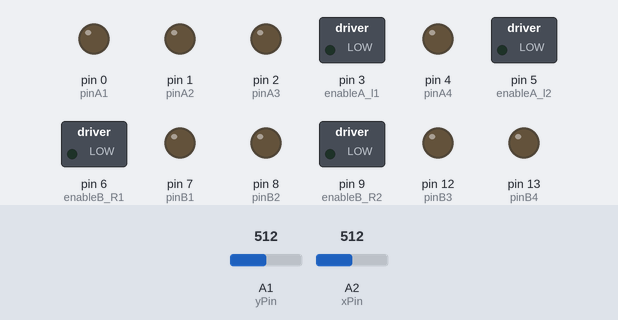
Bench run of a sketch on a simulated Arduino Uno, built with avr-gcc and run on an emulated ATmega328P. On the bench: switched loads named in the sketch (green lamp = pin HIGH), output pins drawn as LEDs (lit = HIGH). Inputs (shaded band) come from the test bench; at power-on: A1 (yPin) = 512, A2 (xPin) = 512.

Above: at 1.2 s.
1.3 s: A1 (yPin) set to 492
At 2.0 s:
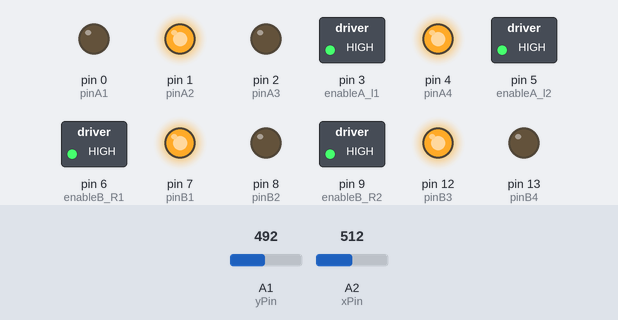
2.8 s: A2 (xPin) set to 496
At 3.2 s:
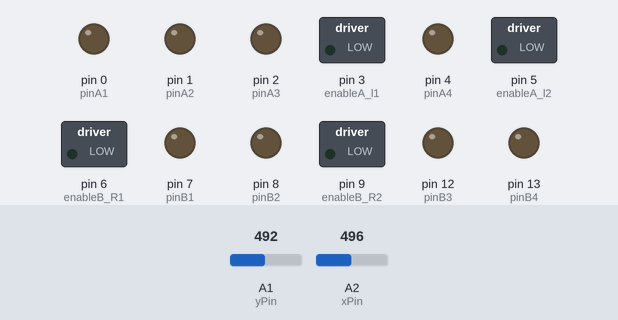
4.3 s: A1 (yPin) set to 510
At 5.5 s:
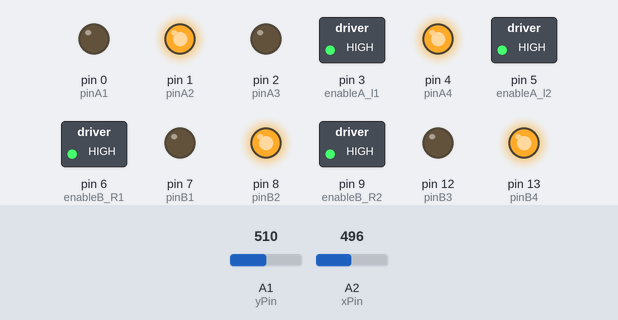
5.8 s: A1 (yPin) set to 160
At 6.6 s:
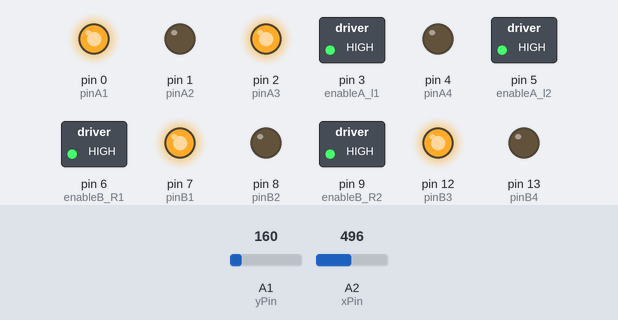
7.3 s: A1 (yPin) set to 186
At 7.8 s:
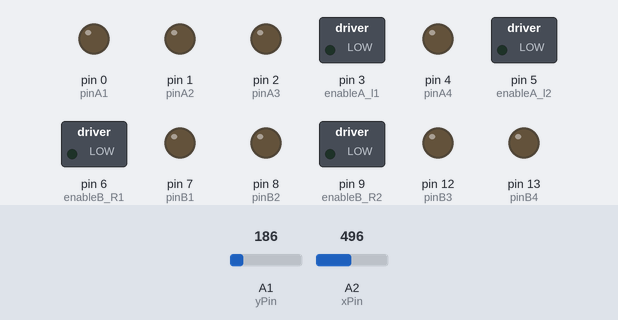
8.8 s: A2 (xPin) set to 160
At 10.1 s:
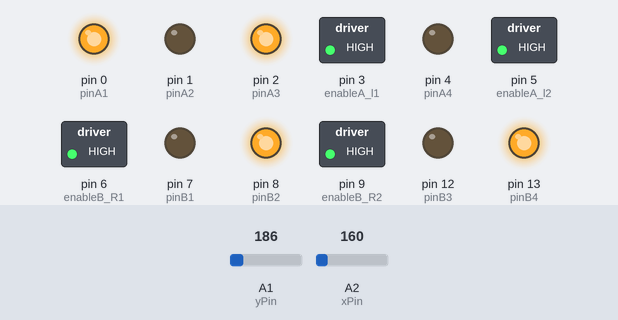
Timing chart, 0 to 11.3 s (numbered marks = the images above; inputs shaded):
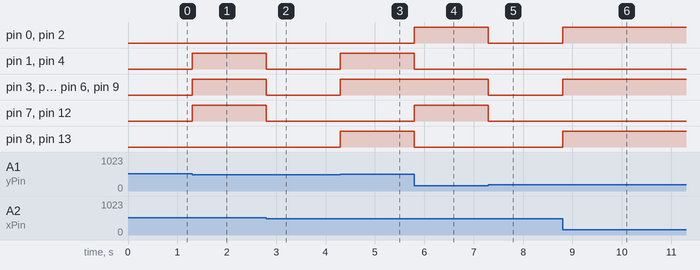

The sketch:

base2.ino
```cpp
//Motor A pins"left motors"
#define enableA_l1   3
#define enableA_l2   5
#define pinA1   0  // reverse 1
#define pinA2   1  // forword 1
#define pinA3   2  // revesr 2
#define pinA4   4  // forword 2

//Motor B pins"right motors"
#define enableB_R1   6
#define enableB_R2   9
#define pinB1   7
#define pinB2   8
#define pinB3   12
#define pinB4   13
//joystick

int x_axis = 0 ;
int y_axis = 0 ;
#define yPin   A1
#define xPin   A2
int xPosition = 0;
int yPosition = 0;
/*
const int s0 = 8;
const int s1 = 7;
const int s2 = 12;
const int s3 = 13;
const int out = 5;
// LED pins connected to Arduino
int redLed = 52;
int greenLed = 50;
int blueLed = 51;
// Variables
int red = 0;
int green = 0;
int blue = 0;
*/

void setup() {
 pinMode(enableA_l1, OUTPUT);
 pinMode(enableA_l2, OUTPUT);
 pinMode(pinA1, OUTPUT);
 pinMode(pinA2, OUTPUT);
 pinMode(pinA3, OUTPUT);
 pinMode(pinA4, OUTPUT);
 pinMode(enableB_R1, OUTPUT);
 pinMode(enableB_R2, OUTPUT);
 pinMode(pinB1, OUTPUT);
 pinMode(pinB2, OUTPUT);
 pinMode(pinB3, OUTPUT);
 pinMode(pinB4, OUTPUT);
 pinMode(xPin, INPUT);
 pinMode(yPin, INPUT);
 /*
 pinMode(s0, OUTPUT);
  pinMode(s1, OUTPUT);
  pinMode(s2, OUTPUT);
  pinMode(s3, OUTPUT);
  pinMode(out, INPUT);
  pinMode(redLed, OUTPUT);
  pinMode(greenLed, OUTPUT);
  pinMode(blueLed, OUTPUT);
  digitalWrite(s0, HIGH);
  digitalWrite(s1, HIGH);
  */
 }

 void loop() {
joystick();

if (y_axis==1 && x_axis==0)
  Forward();
/*else if (y_axis==1 && x_axis==1)
    forwardRight();
else if (y_axis ==1 && x_axis==-1)
    forwardLeft();*/
else if (y_axis ==0 && x_axis==1)
  turnRight();
else if (y_axis==-1 && x_axis==0)
  Backward();
else if (x_axis==-1 && y_axis==0)
  turnLeft();
else motorCoast();
/*else if (x_axis==1 && y_axis ==-1)
    backwardRight();
else if (y_axis ==-1 && x_axis==-1)
    backwardLeft();*/


/*
color();
 if (red < blue && red < green && red < 20)
  {

   digitalWrite(redLed, HIGH); // Turn RED LED ON
   digitalWrite(greenLed, LOW);
   digitalWrite(blueLed, LOW);
  }

  else if (blue < red && blue < green)
  {

   digitalWrite(redLed, LOW);
   digitalWrite(greenLed, LOW);
   digitalWrite(blueLed, HIGH); // Turn BLUE LED ON
  }

  else if (green < red && green < blue)
  {

   digitalWrite(redLed, LOW);
   digitalWrite(greenLed, HIGH); // Turn GREEN LED ON
   digitalWrite(blueLed, LOW);
  }
  else{

  }
  delay(300);
  digitalWrite(redLed, LOW);
  digitalWrite(greenLed, LOW);
  digitalWrite(blueLed, LOW);


*/

}
 /*
void color()
{
  digitalWrite(s2, LOW);
  digitalWrite(s3, LOW);
  //count OUT, pRed, RED
  red = pulseIn(out, digitalRead(out) == HIGH ? LOW : HIGH);
  digitalWrite(s3, HIGH);
  //count OUT, pBLUE, BLUE
  blue = pulseIn(out, digitalRead(out) == HIGH ? LOW : HIGH);
  digitalWrite(s2, HIGH);
  //count OUT, pGreen, GREEN
  green = pulseIn(out, digitalRead(out) == HIGH ? LOW : HIGH);
}
 */
 //motor A controls
void Forward()
{
 digitalWrite(pinA1, 0);  // reverse 1
 digitalWrite(pinA2, 1);  // forword 1
 digitalWrite(pinA3, 0);  // reverse 2
 digitalWrite(pinA4, 1);  // forword 2
 digitalWrite(pinB1, 0);  // reverse 1
 digitalWrite(pinB2, 1);
 digitalWrite(pinB3, 0);
 digitalWrite(pinB4, 1);

 analogWrite(enableA_l1, 255);
 analogWrite(enableA_l2, 255);
 analogWrite(enableB_R1, 255);
 analogWrite(enableB_R2, 255);
}

void Backward()
{
 digitalWrite(pinA1, 1);
 digitalWrite(pinA2, 0);
 digitalWrite(pinA3, 1);
 digitalWrite(pinA4, 0);
 digitalWrite(pinB1, 1);
 digitalWrite(pinB2, 0);
 digitalWrite(pinB3, 1);
 digitalWrite(pinB4, 0);
 analogWrite(enableA_l1, 255);
 analogWrite(enableA_l2, 255);
 analogWrite(enableB_R1, 255);
 analogWrite(enableB_R2, 255);
}

void turnLeft()
{
 digitalWrite(pinA1, 1);
 digitalWrite(pinA2, 0);
 digitalWrite(pinA3, 1);
 digitalWrite(pinA4, 0);
 digitalWrite(pinB1, 0);
 digitalWrite(pinB2, 1);
 digitalWrite(pinB3, 0);
 digitalWrite(pinB4, 1);
 analogWrite(enableA_l1, 255);
 analogWrite(enableA_l2, 255);
 analogWrite(enableB_R1, 255);
 analogWrite(enableB_R2, 255);
}


void turnRight()
{
 digitalWrite(pinA1, 0);
 digitalWrite(pinA2, 1);
 digitalWrite(pinA3, 0);
 digitalWrite(pinA4, 1);
 digitalWrite(pinB1, 1);
 digitalWrite(pinB2, 0);
 digitalWrite(pinB3, 1);
 digitalWrite(pinB4, 0);
 analogWrite(enableA_l1, 255);
 analogWrite(enableA_l2, 255);
 analogWrite(enableB_R1, 255);
 analogWrite(enableB_R2, 255);
}


void forwardRight (){
  digitalWrite(pinA1, 0);
  digitalWrite(pinA2, 1);
  digitalWrite(pinB1, 0);
  digitalWrite(pinB2, 1);
  analogWrite(enableA_l1 ,255);
  analogWrite(enableA_l2 ,255);
  analogWrite(enableB_R1 ,128);
  analogWrite(enableB_R2 ,128);
}

void forwardLeft (){
  digitalWrite(pinA1, 0);
  digitalWrite(pinA2, 1);
  digitalWrite(pinB1, 0);
  digitalWrite(pinB2, 1);
  analogWrite(enableA_l1 ,128);
  analogWrite(enableA_l2 ,128);
  analogWrite(enableB_R1 ,255);
  analogWrite(enableB_R2 ,255);
}

void backwardRight (){
  digitalWrite(pinA1, 1);
  digitalWrite(pinA2, 0);
  digitalWrite(pinB1, 1);
  digitalWrite(pinB2, 0);
  analogWrite(enableA_l1 ,128);
  analogWrite(enableA_l2 ,128);
  analogWrite(enableB_R1 ,255);
  analogWrite(enableB_R2 ,255);
}


void backwardLeft (){
  digitalWrite(pinA1, 1);
  digitalWrite(pinA2, 0);
  digitalWrite(pinB1, 1);
  digitalWrite(pinB2, 0);
  analogWrite(enableA_l1 ,255);
  analogWrite(enableA_l2 ,255);
  analogWrite(enableB_R1 ,128);
  analogWrite(enableB_R2 ,128);
}


void motorCoast()
{
 digitalWrite(pinA1, 0);
 digitalWrite(pinA2, 0);
 digitalWrite(pinA3, 0);
 digitalWrite(pinA4, 0);
 digitalWrite(pinB1, 0);
 digitalWrite(pinB2, 0);
 digitalWrite(pinB3, 0);
 digitalWrite(pinB4, 0);
 analogWrite(enableA_l1 ,0);
 analogWrite(enableA_l2 ,0);
 analogWrite(enableB_R1 ,0);
 analogWrite(enableB_R2 ,0);
}

void joystick (){
   xPosition  = analogRead(xPin) ;
 yPosition = analogRead(yPin) ;

if ( xPosition >511 )
 x_axis = 1 ;
else if ( xPosition < 170 )
x_axis = -1 ;
 else if ( xPosition >= 170 && xPosition <= 511)
x_axis = 0 ;

if ( yPosition >500 )
 y_axis = 1 ;
else if ( yPosition < 170 )
 y_axis = -1 ;
else if ( yPosition >= 170 && yPosition <= 500)
 y_axis = 0 ;
}
```

Measured:
- the behaviour switches between 501 and 500 on A1 (yPin) (found by bisection; images 0 and 1)
- the behaviour switches between 512 and 511 on A2 (xPin) (found by bisection; images 1 and 2)
- the behaviour switches between 169 and 170 on A1 (yPin) (found by bisection; images 4 and 5)
- after the input at 1.3 s, pin 1 (pinA2), pin 3 (enableA_l1), pin 4 (pinA4), pin 5 (enableA_l2), pin 6 (enableB_R1), pin 7 (pinB1), pin 9 (enableB_R2), pin 12 (pinB3): LOW → HIGH at once
- after the input at 2.8 s, pin 1 (pinA2), pin 3 (enableA_l1), pin 4 (pinA4), pin 5 (enableA_l2), pin 6 (enableB_R1), pin 7 (pinB1), pin 9 (enableB_R2), pin 12 (pinB3): HIGH → LOW at once
- after the input at 4.3 s, pin 1 (pinA2), pin 3 (enableA_l1), pin 4 (pinA4), pin 5 (enableA_l2), pin 6 (enableB_R1), pin 8 (pinB2), pin 9 (enableB_R2), pin 13 (pinB4): LOW → HIGH at once
- after the input at 5.8 s, pin 0 (pinA1), pin 2 (pinA3), pin 7 (pinB1), pin 12 (pinB3): LOW → HIGH at once; pin 1 (pinA2), pin 4 (pinA4), pin 8 (pinB2), pin 13 (pinB4): HIGH → LOW at once
- after the input at 7.3 s, pin 0 (pinA1), pin 2 (pinA3), pin 3 (enableA_l1), pin 5 (enableA_l2), pin 6 (enableB_R1), pin 7 (pinB1), pin 9 (enableB_R2), pin 12 (pinB3): HIGH → LOW at once
- after the input at 8.8 s, pin 0 (pinA1), pin 2 (pinA3), pin 3 (enableA_l1), pin 5 (enableA_l2), pin 6 (enableB_R1), pin 8 (pinB2), pin 9 (enableB_R2), pin 13 (pinB4): LOW → HIGH at once
